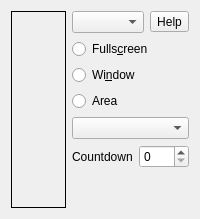
          <widget class="QWidget" name="TAB_Screenshot_Screen">
           <attribute name="title">
            <string notr="true"/>
           </attribute>
           <layout class="QHBoxLayout" name="horizontalLayout_15" stretch="2,0">
            <property name="sizeConstraint">
             <enum>QLayout::SetNoConstraint</enum>
            </property>
            <item>
             <widget class="QLabel" name="labelScreenShotPicture">
              <property name="frameShape">
               <enum>QFrame::Panel</enum>
              </property>
              <property name="frameShadow">
               <enum>QFrame::Plain</enum>
              </property>
              <property name="text">
               <string notr="true"/>
              </property>
             </widget>
            </item>
            <item>
             <layout class="QVBoxLayout" name="verticalLayout_3">
              <property name="sizeConstraint">
               <enum>QLayout::SetNoConstraint</enum>
              </property>
              <item>
               <layout class="QHBoxLayout" name="horizontalLayout_5">
                <item>
                 <widget class="QComboBox" name="comboBoxScreenshotScreen">
                  <property name="sizePolicy">
                   <sizepolicy hsizetype="Minimum" vsizetype="Fixed">
                    <horstretch>0</horstretch>
                    <verstretch>0</verstretch>
                   </sizepolicy>
                  </property>
                 </widget>
                </item>
                <item>
                 <widget class="QToolButton" name="toolButtonScreenshotHelp">
                  <property name="toolTip">
                   <string notr="true"/>
                  </property>
                  <property name="text">
                   <string notr="true">Help</string>
                  </property>
                 </widget>
                </item>
               </layout>
              </item>
              <item>
               <widget class="QRadioButton" name="radioButtonScreenshotFullscreen">
                <property name="text">
                 <string notr="true">Fulls&amp;creen</string>
                </property>
               </widget>
              </item>
              <item>
               <widget class="QRadioButton" name="radioButtonScreenshotWindow">
                <property name="text">
                 <string notr="true">Wi&amp;ndow</string>
                </property>
               </widget>
              </item>
              <item>
               <widget class="QRadioButton" name="radioButtonScreenshotArea">
                <property name="text">
                 <string>Area</string>
                </property>
               </widget>
              </item>
              <item>
               <widget class="QComboBox" name="comboBoxScreenShotFormat"/>
              </item>
              <item>
               <layout class="QHBoxLayout" name="horizontalLayout_18">
                <item>
                 <widget class="QLabel" name="labelScreenShotCountdown">
                  <property name="text">
                   <string>Countdown</string>
                  </property>
                  <property name="alignment">
                   <set>Qt::AlignLeading|Qt::AlignLeft|Qt::AlignVCenter</set>
                  </property>
                 </widget>
                </item>
                <item>
                 <widget class="QSpinBox" name="spinBoxScreenshotCountDown"/>
                </item>
               </layout>
              </item>
              <item>
               <spacer name="verticalSpacer_11">
                <property name="orientation">
                 <enum>Qt::Vertical</enum>
                </property>
                <property name="sizeHint" stdset="0">
                 <size>
                  <width>20</width>
                  <height>40</height>
                 </size>
                </property>
               </spacer>
              </item>
             </layout>
            </item>
           </layout>
          </widget>
